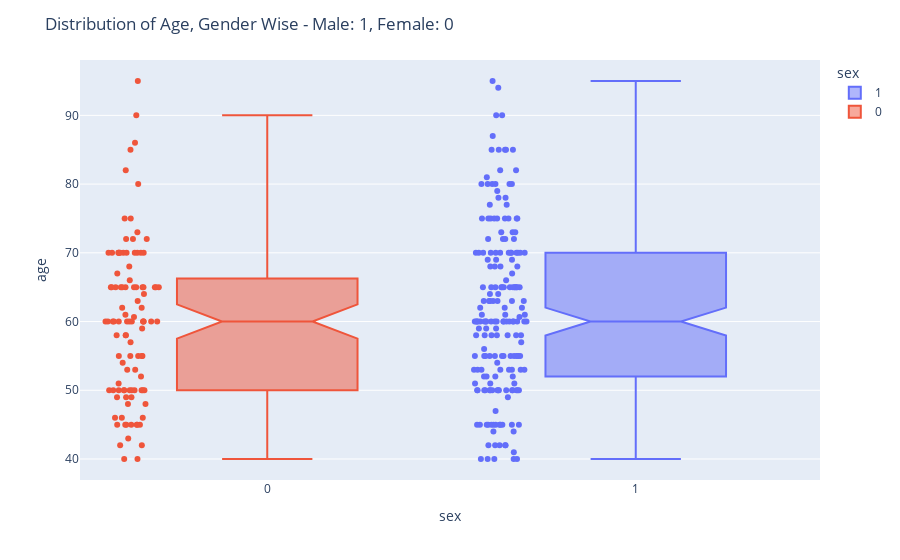

The notebook cell this image was saved under:
### Markdown cell above
### 3. Distribution of Age w.r.t Gender

### Code cell
# Notched box plots apply a "notch" or narrowing of the box around the median. 
# Notches are useful in offering a rough guide to significance of difference of medians; 
# if the notches of two boxes do not overlap, this offers evidence of a statistically significant 
# difference between the medians. Ref - https://en.wikipedia.org/wiki/Box_plot#Variations

fig = px.box(heart_faliure_data, x = 'sex', y = 'age', points = "all", hover_name = 'sex', 
             color = 'sex', notched=True)

fig.update_layout(title_text="Distribution of Age, Gender Wise - Male: 1, Female: 0")

# show the interactive view
fig.show()

InsertChartSeparator()
# export to a png rendered format of the chart
fig.show("png")

### Figure 1 — Plotly figure (JSON) as saved in the notebook; plotly's stock layout.template omitted (floating-point values rounded to 4 significant figures; data arrays with more than 128 entries replaced by an {"elided": "..."} marker saying what was removed)
{"data": [{"alignmentgroup": "True", "boxpoints": "all", "hovertemplate": "<b>%{hovertext}</b><br><br>sex=%{x}<br>age=%{y}<extra></extra>", "hovertext": {"elided": "194 int values"}, "legendgroup": "1", "marker": {"color": "#636efa"}, "name": "1", "notched": true, "offsetgroup": "1", "orientation": "v", "showlegend": true, "type": "box", "x": {"elided": "194 int values"}, "x0": " ", "xaxis": "x", "y": {"elided": "194 float values"}, "y0": " ", "yaxis": "y"}, {"alignmentgroup": "True", "boxpoints": "all", "hovertemplate": "<b>%{hovertext}</b><br><br>sex=%{x}<br>age=%{y}<extra></extra>", "hovertext": [0, 0, 0, 0, 0, 0, 0, 0, 0, 0, 0, 0, 0, 0, 0, 0, 0, 0, 0, 0, 0, 0, 0, 0, 0, 0, 0, 0, 0, 0, 0, 0, 0, 0, 0, 0, 0, 0, 0, 0, 0, 0, 0, 0, 0, 0, 0, 0, 0, 0, 0, 0, 0, 0, 0, 0, 0, 0, 0, 0, 0, 0, 0, 0, 0, 0, 0, 0, 0, 0, 0, 0, 0, 0, 0, 0, 0, 0, 0, 0, 0, 0, 0, 0, 0, 0, 0, 0, 0, 0, 0, 0, 0, 0, 0, 0, 0, 0, 0, 0, 0, 0, 0, 0, 0], "legendgroup": "0", "marker": {"color": "#EF553B"}, "name": "0", "notched": true, "offsetgroup": "0", "orientation": "v", "showlegend": true, "type": "box", "x": [0, 0, 0, 0, 0, 0, 0, 0, 0, 0, 0, 0, 0, 0, 0, 0, 0, 0, 0, 0, 0, 0, 0, 0, 0, 0, 0, 0, 0, 0, 0, 0, 0, 0, 0, 0, 0, 0, 0, 0, 0, 0, 0, 0, 0, 0, 0, 0, 0, 0, 0, 0, 0, 0, 0, 0, 0, 0, 0, 0, 0, 0, 0, 0, 0, 0, 0, 0, 0, 0, 0, 0, 0, 0, 0, 0, 0, 0, 0, 0, 0, 0, 0, 0, 0, 0, 0, 0, 0, 0, 0, 0, 0, 0, 0, 0, 0, 0, 0, 0, 0, 0, 0, 0, 0], "x0": " ", "xaxis": "x", "y": [65, 65, 49, 70, 48, 65, 65, 75, 95, 50, 50, 82, 60, 50, 60, 57, 53, 60, 70, 60, 50, 45, 42, 70, 70, 55, 70, 60, 59, 42, 58, 70, 60, 63, 60, 72, 70, 58, 60, 85, 65, 86, 66, 60, 60, 43, 46, 58, 46, 65, 62, 46, 50, 61, 72, 65, 52, 50, 80, 65, 70, 49, 50, 60, 60.67, 40, 64, 45, 65, 50, 50, 40, 60, 49, 48, 70, 54, 55, 75, 65, 72, 60, 65, 70, 73, 53, 50, 55, 70, 65, 62, 68, 45, 51, 67, 45, 70, 50, 55, 45, 65, 90, 45, 55, 45], "y0": " ", "yaxis": "y"}], "layout": {"boxmode": "overlay", "legend": {"title": {"text": "sex"}, "tracegroupgap": 0}, "margin": {"t": 60}, "title": {"text": "Distribution of Age, Gender Wise - Male: 1, Female: 0"}, "xaxis": {"anchor": "y", "categoryarray": [1, 0], "categoryorder": "array", "domain": [0, 1], "title": {"text": "sex"}}, "yaxis": {"anchor": "x", "domain": [0, 1], "title": {"text": "age"}}}}
